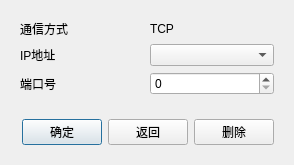
<?xml version="1.0" encoding="UTF-8"?>
<ui version="4.0">
 <class>tcpmodule</class>
 <widget class="QDialog" name="tcpmodule">
  <property name="geometry">
   <rect>
    <x>0</x>
    <y>0</y>
    <width>294</width>
    <height>160</height>
   </rect>
  </property>
  <property name="windowTitle">
   <string>Dialog</string>
  </property>
  <layout class="QVBoxLayout" name="verticalLayout">
   <item>
    <widget class="QWidget" name="widget_2" native="true">
     <layout class="QGridLayout" name="gridLayout">
      <item row="0" column="0">
       <widget class="QLabel" name="label">
        <property name="text">
         <string>通信方式</string>
        </property>
       </widget>
      </item>
      <item row="0" column="1">
       <widget class="QLabel" name="label_2">
        <property name="text">
         <string>TCP</string>
        </property>
       </widget>
      </item>
      <item row="1" column="0">
       <widget class="QLabel" name="label_3">
        <property name="text">
         <string>IP地址</string>
        </property>
       </widget>
      </item>
      <item row="1" column="1">
       <widget class="QComboBox" name="m_comboBox_ip"/>
      </item>
      <item row="2" column="0">
       <widget class="QLabel" name="label_4">
        <property name="text">
         <string>端口号</string>
        </property>
       </widget>
      </item>
      <item row="2" column="1">
       <widget class="QSpinBox" name="m_spinbox_port">
        <property name="maximum">
         <number>10000</number>
        </property>
       </widget>
      </item>
     </layout>
    </widget>
   </item>
   <item>
    <widget class="QWidget" name="widget" native="true">
     <layout class="QHBoxLayout" name="horizontalLayout">
      <item>
       <spacer name="horizontalSpacer">
        <property name="orientation">
         <enum>Qt::Horizontal</enum>
        </property>
        <property name="sizeHint" stdset="0">
         <size>
          <width>41</width>
          <height>20</height>
         </size>
        </property>
       </spacer>
      </item>
      <item>
       <widget class="QPushButton" name="m_btn_sure">
        <property name="text">
         <string>确定</string>
        </property>
       </widget>
      </item>
      <item>
       <widget class="QPushButton" name="m_btn_return">
        <property name="text">
         <string>返回</string>
        </property>
       </widget>
      </item>
      <item>
       <widget class="QPushButton" name="m_btn_deletemodule">
        <property name="text">
         <string>删除</string>
        </property>
       </widget>
      </item>
     </layout>
    </widget>
   </item>
  </layout>
 </widget>
 <resources/>
 <connections/>
</ui>
